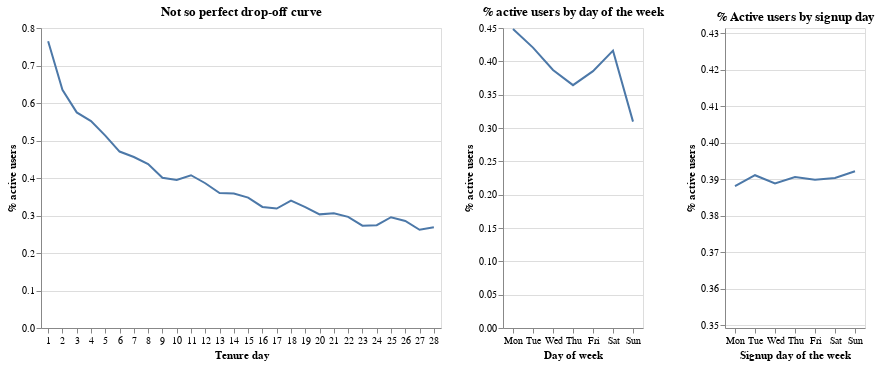

The cell this chart's notebook holds for it:
### Markdown cell above
## More problems with the descriptive approach

Now that the data generating process is clear, I can point out a couple of other dangers with simple summary statistics. Not only the drop-off curve is wiggly, but a simple analysis that averages users active on a given day of the week yields strange effects. 

It looks like there's a bump in activity on Friday vs. Thursday, but if you were to look back at actual weekday effects, they have been setup so that we progressively have less activity throughout the week. Newsletter effects are not applicable either (they only take place on Saturdays and Sundays). That bump is just a function of unequal signup weights again. 

Similarly, one could read into the third chart and conclude that there are some differences among users signing up on different days of the week (perhaps their motivation levels are different?), while we know that the data generating process does not actually include any assumptions about that. In fact, you could even run a t-test on average # of active days between users who signed up on Monday vs. Sunday, and find that the p-value is just below 0.2. It may be enough to conclude "there's something to it" in some situations.

### Code cell
realistic_curves[0].width = 400
realistic_curves[0] | realistic_curves[1] | realistic_curves[2]

### Figure 1 — Vega-Lite specification as saved in the notebook (floating-point values rounded to 4 significant figures)
{"config": {"view": {"continuousWidth": 400, "continuousHeight": 300}}, "hconcat": [{"data": {"name": "data-57231f34ae3f8b41277f39a323be915a"}, "mark": "line", "encoding": {"x": {"axis": {"labelAngle": 0}, "field": "tenure_day", "title": "Tenure day", "type": "ordinal"}, "y": {"field": "visit", "title": "% active users", "type": "quantitative"}}, "title": "Not so perfect drop-off curve", "width": 400}, {"data": {"name": "data-7380c07fde435d6e8f1e22f6742d74bb"}, "mark": "line", "encoding": {"x": {"axis": {"labelAngle": 0}, "field": "day_of_week", "sort": ["Mon", "Tue", "Wed", "Thu", "Fri", "Sat", "Sun"], "title": "Day of week", "type": "ordinal"}, "y": {"field": "visit", "title": "% active users", "type": "quantitative"}}, "title": "% active users by day of the week"}, {"data": {"name": "data-a1b4ffe879978da99913ba2650030cf1"}, "mark": "line", "encoding": {"x": {"axis": {"labelAngle": 0}, "field": "signup_day_of_week", "sort": ["Mon", "Tue", "Wed", "Thu", "Fri", "Sat", "Sun"], "title": "Signup day of the week", "type": "ordinal"}, "y": {"field": "visit", "scale": {"domain": [0.3493, 0.4314]}, "title": "% active users", "type": "quantitative"}}, "title": "% Active users by signup day"}], "$schema": "https://vega.github.io/schema/vega-lite/v4.17.0.json", "datasets": {"data-57231f34ae3f8b41277f39a323be915a": [{"tenure_day": 1, "visit": 0.7648}, {"tenure_day": 2, "visit": 0.635}, {"tenure_day": 3, "visit": 0.5749}, {"tenure_day": 4, "visit": 0.5516}, {"tenure_day": 5, "visit": 0.5131}, {"tenure_day": 6, "visit": 0.4705}, {"tenure_day": 7, "visit": 0.456}, {"tenure_day": 8, "visit": 0.4371}, {"tenure_day": 9, "visit": 0.4006}, {"tenure_day": 10, "visit": 0.3946}, {"tenure_day": 11, "visit": 0.4074}, {"tenure_day": 12, "visit": 0.3861}, {"tenure_day": 13, "visit": 0.3599}, {"tenure_day": 14, "visit": 0.3585}, {"tenure_day": 15, "visit": 0.3476}, {"tenure_day": 16, "visit": 0.3229}, {"tenure_day": 17, "visit": 0.3185}, {"tenure_day": 18, "visit": 0.3396}, {"tenure_day": 19, "visit": 0.3222}, {"tenure_day": 20, "visit": 0.303}, {"tenure_day": 21, "visit": 0.3061}, {"tenure_day": 22, "visit": 0.2964}, {"tenure_day": 23, "visit": 0.2728}, {"tenure_day": 24, "visit": 0.2743}, {"tenure_day": 25, "visit": 0.2954}, {"tenure_day": 26, "visit": 0.2853}, {"tenure_day": 27, "visit": 0.2619}, {"tenure_day": 28, "visit": 0.2685}], "data-7380c07fde435d6e8f1e22f6742d74bb": [{"day_of_week": "Mon", "visit": 0.4485}, {"day_of_week": "Tue", "visit": 0.4206}, {"day_of_week": "Wed", "visit": 0.387}, {"day_of_week": "Thu", "visit": 0.3643}, {"day_of_week": "Fri", "visit": 0.3853}, {"day_of_week": "Sat", "visit": 0.416}, {"day_of_week": "Sun", "visit": 0.3096}], "data-a1b4ffe879978da99913ba2650030cf1": [{"signup_day_of_week": "Mon", "visit": 0.3881}, {"signup_day_of_week": "Tue", "visit": 0.3911}, {"signup_day_of_week": "Wed", "visit": 0.3889}, {"signup_day_of_week": "Thu", "visit": 0.3906}, {"signup_day_of_week": "Fri", "visit": 0.3899}, {"signup_day_of_week": "Sat", "visit": 0.3903}, {"signup_day_of_week": "Sun", "visit": 0.3922}]}}
